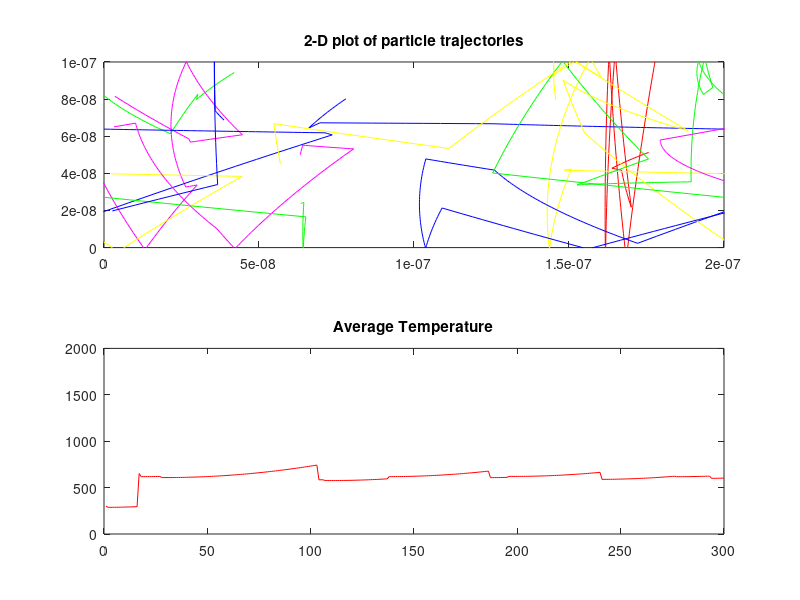
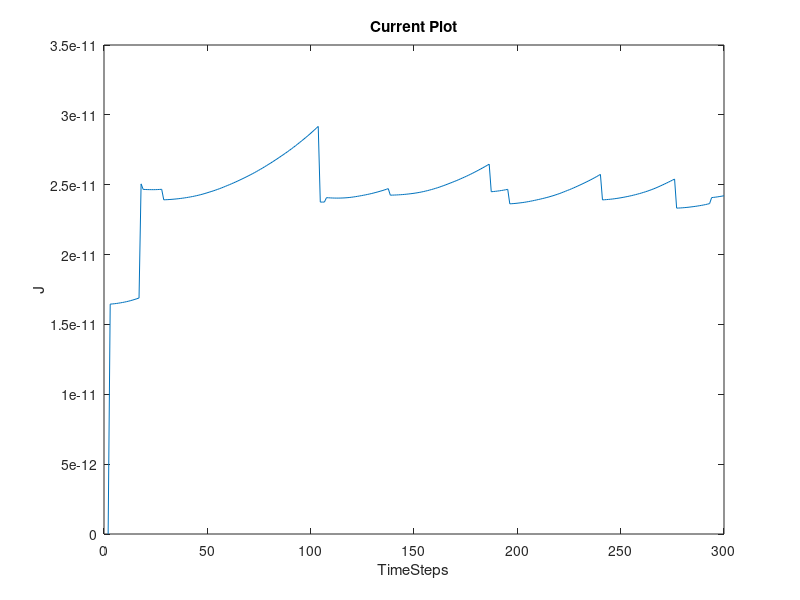
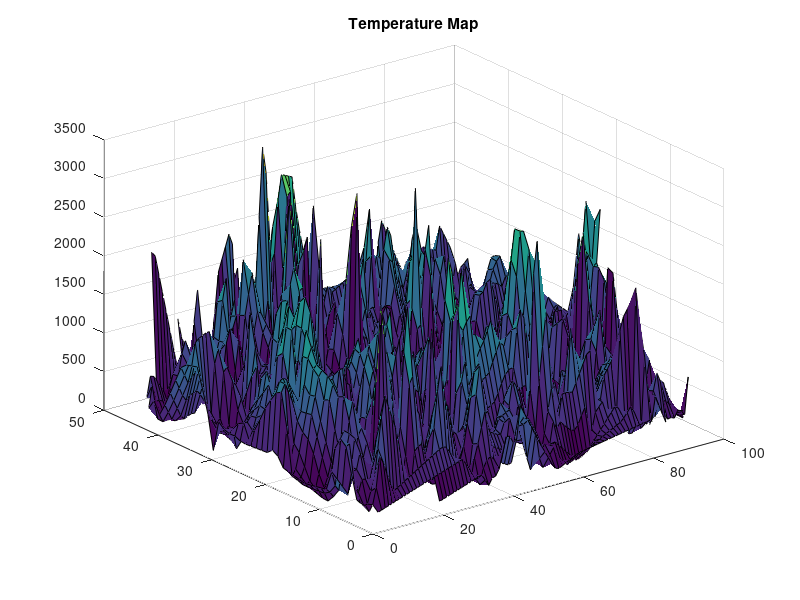

Write MATLAB code to recreate these figures, in order. (Note: this script raises an error after producing the figures.)
%% ASSIGNMENT 3
%% Question 1
% a) The Electric field for 0.1V applied at one end is:
clearvars
clearvars -GLOBAL
close all
set(0,'DefaultFigureWindowStyle', 'docked')
global C
global Em T
global BoundX BoundY
global Pxp Px Pyp Py Vx Vy
global Vtherm
global nElectrons
global t_mn

C.q_0 = 1.60217653e-19;             % electron charge
C.hb = 1.054571596e-34;             % Dirac constant
C.h = C.hb * 2 * pi;                    % Planck constant
C.m_0 = 9.10938215e-31;             % electron mass
C.kb = 1.3806504e-23;               % Boltzmann constant
C.eps_0 = 8.854187817e-12;          % vacuum permittivity
C.mu_0 = 1.2566370614e-6;           % vacuum permeability
C.c = 299792458;                    % speed of light
C.g = 9.80665;                      % metres (32.1740 ft) per s²


Em = 0.26 * C.m_0;                    % Mass of the Electron
BoundX = 200e-9;                    % X boundary
BoundY = 100e-9;                    % Y boundary
T = 300;                            % Semiconductor temperature
            
t_mn = 0.2e-12;                     % Mean time between collisions
                    
TimeSteps = 300;                   % Number of time steps

nElectrons = 1000;                   % Number of electrons

dt = 1e-14;                         % Time Step


Efield = 0.1/BoundX
%%
% b) The force is given by 
Force = Efield * C.q_0
%%
% c) Acceleration and 2-D plot of particle trajectory.
Accel = Force/Em

Pxp(1: nElectrons) = rand(nElectrons, 1) * BoundX;
Pyp(1: nElectrons) = rand(nElectrons, 1) * BoundY;

Vtherm = sqrt(2 * C.kb * T/Em);

Vx(1: nElectrons) = randn(nElectrons, 1) * (Vtherm/sqrt(2));
Vy(1: nElectrons) = randn(nElectrons, 1) * (Vtherm/sqrt(2));

myColors = ['r' 'b' 'g' 'y' 'm' ];
myColorTyp = 1;

Pscat = 1 - exp(-(dt/t_mn));

a = randi(nElectrons,5,1);

% Current Density
J = zeros(1,TimeSteps - 1);
% I(1) = nElectrons * mean(abs(Vx)) * C.q_0 * BoundX * BoundY;
TAvgp = 300;
for i=2:TimeSteps

   Px(1: nElectrons) = Pxp(1: nElectrons) + (Vx .* dt);
   Py(1: nElectrons) = Pyp(1: nElectrons) + (Vy .* dt);

      %Apply 0.1V at one end
   Vx = Vx + ((1/2) * Accel * dt);
   
   if(Pscat > rand())
     Vx(1: nElectrons) = randn(nElectrons, 1) * Vtherm;
     Vy(1: nElectrons) = randn(nElectrons, 1) * Vtherm;
   end 

   Vy((Py>BoundY) | (Py<0)) = -Vy((Py>BoundY) | (Py<0));
   
   for j=1:5
       subplot(2,1,1);
       plot([Pxp(a(j)) Px(a(j))], [Pyp(a(j)) Py(a(j))],myColors(j));
       xlim([0 BoundX]);
       ylim([0 BoundY]);
   end
   pause(0.1)
   hold on
   title('2-D plot of particle trajectories');
   
   VxAbs = abs(Vx);
   VyAbs = abs(Vy);
   
   TAvg = (mean((VxAbs.^2)+ (VyAbs.^2)) * Em)/(2 * C.kb);
 
   subplot(2,1,2);
   plot([i-1 i],[TAvgp TAvg],'r');
   xlim([0 TimeSteps]);
   ylim([0 2000]);
   pause(0.1)
   hold on
   title('Average Temperature');
   
   Px(Px>BoundX) = Px(Px>BoundX)-BoundX;
   Px(Px<0) = BoundX;
   
   Pxp = Px;
   Pyp = Py;
   TAvgp = TAvg;
   J(i) = nElectrons * mean(abs(Vx)) * C.q_0;
end
%%
% d) The equation to calculate the current in a given region is:
%
% J = n * V * Q
% 
% Where J is the current density, n is the number of electrons in the
% region and Q is the charge in Coulombs.
%
% The figure below shows the current map in the region:
figure
plot(linspace(2,TimeSteps,TimeSteps),J);
title('Current Plot');
ylabel('J');
xlabel('TimeSteps');

%%
% e) Density and temperature plots

Vmag = sqrt(Vx.^2 + Vy.^2);
Tmap = (Em * (Vmag.^2))./(2 * C.kb);
mapX = linspace(min(Px), max(Px), 100);
mapY = linspace(min(Py), max(Py), 50);
[X,Y] = meshgrid(mapX, mapY);
Tsurf = griddata(Px,Py,Tmap,X,Y);
figure
surf(Tsurf);
title('Temperature Map');

Jx = linspace(0, BoundX, 100);
Jy = linspace(0, BoundY, 50);
CurrJ = histcounts2(Py, Px, Jy, Jx);
figure
surf(CurrJ);
title('Current Map');

%% Question 2
% clearvars
clearvars -GLOBAL
close all
set(0,'DefaultFigureWindowStyle', 'docked')

%CONSTANTS AND VARIABLES

global C
global Em T
global BoundX BoundY
global Pxp Px Pyp Py Vx Vy
global Vtherm
global nElectrons
global t_mn



C.q_0 = 1.60217653e-19;             % electron charge
C.hb = 1.054571596e-34;             % Dirac constant
C.h = C.hb * 2 * pi;                    % Planck constant
C.m_0 = 9.10938215e-31;             % electron mass
C.kb = 1.3806504e-23;               % Boltzmann constant
C.eps_0 = 8.854187817e-12;          % vacuum permittivity
C.mu_0 = 1.2566370614e-6;           % vacuum permeability
C.c = 299792458;                    % speed of light
C.g = 9.80665;                      % metres (32.1740 ft) per s²


Em = 0.26 * C.m_0;                    % Mass of the Electron
BoundX = 200e-9;                    % X boundary
BoundY = 100e-9;                    % Y boundary
T = 300;                            % Semiconductor temperature
            
t_mn = 0.2e-12;                     % Mean time between collisions
                    
TimeSteps = 1000;                   % Number of time steps

nElectrons = 1000;                   % Number of electrons

dt = 1e-14;                         % Time Step

[Ex, Ey, Vmap] = Efield_FD(0.8);
%%
% a) Surface plot of V(x,y)
figure
set(surf(Vmap),'linestyle', 'none');
colorbar;
title('Surface plot of V(x,y)');

%%
% b) 2-D electric field vector plot
figure 
quiver(Ex', Ey');
title('Electric field Plot');

%% 
% c) 2-D particle trajectories
ForceX = (1e9)* Ex * C.q_0;
ForceY = (1e9)* Ey * C.q_0;
AccelX = ForceX/Em;
AccelY = ForceY/Em;

% BOX 1 Boundaries

Box1Bnd1x = 0.8e-7;
Box1Bnd1y = 1e-7;
Box1Bnd2x = 1.2e-7;
Box1Bnd2y = 1e-7;
Box1Bnd3x = 1.2e-7;
Box1Bnd3y = 0.6e-7;
Box1Bnd4x = 0.8e-7;
Box1Bnd4y = 0.6e-7;

% BOX 2 Boundaries

Box2Bnd1x = 0.8e-7;
Box2Bnd1y = 0.4e-7;
Box2Bnd2x = 1.2e-7;
Box2Bnd2y = 0.4e-7;
Box2Bnd3x = 1.2e-7;
Box2Bnd3y = 0;
Box2Bnd4x = 0.8e-7;
Box2Bnd4y = 0;

subplot(2,1,1);
myBoxes(Box1Bnd1x, Box1Bnd1y, Box1Bnd2x, Box1Bnd2y, Box1Bnd3x, Box1Bnd3y, Box1Bnd4x, Box1Bnd4y);
myBoxes(Box2Bnd1x, Box2Bnd1y, Box2Bnd2x, Box2Bnd2y, Box2Bnd3x, Box2Bnd3y, Box2Bnd4x, Box2Bnd4y);
hold on

%Check if electrons are within Box 1 and Box 2

x = randi(nElectrons,1);
Pxp(1: x) = ((Box2Bnd4x - 0).*rand(x, 1))* BoundX;
Pxp(x+1: nElectrons) = ((BoundX - Box2Bnd3x).*rand(nElectrons - x, 1) + Box2Bnd3x )* BoundX;

Pxp(1: nElectrons) = rand(nElectrons, 1) * BoundX;
Pyp(1: nElectrons) = rand(nElectrons, 1) * BoundY;

Vtherm = sqrt(2 * C.kb * T/Em);

Vx(1: nElectrons) = randn(nElectrons, 1) * (Vtherm/sqrt(2));
Vy(1: nElectrons) = randn(nElectrons, 1) * (Vtherm/sqrt(2));

myColors = ['r' 'b' 'g' 'y' 'm' ];
myColorTyp = 1;

Pscat = 1 - exp(-(dt/t_mn));

a = randi(nElectrons,5,1);


% Current Density
J = zeros(1,TimeSteps - 1);
% I(1) = nElectrons * mean(abs(Vx)) * C.q_0 * BoundX * BoundY;

TAvgp = 300;
for i=2:TimeSteps

    Px(1: nElectrons) = Pxp(1: nElectrons) + (Vx .* dt);
    Py(1: nElectrons) = Pyp(1: nElectrons) + (Vy .* dt);
    
   %Apply 0.1V at one end
   
   [x_bin, edge_x] = discretize(Px,200);
   [y_bin, edge_y] = discretize(Py,100);
    
    
   Vx = Vx + (1/2) * AccelX(sub2ind(size(AccelX),x_bin,y_bin))*dt;
   Vy = Vy + (1/2) * AccelY(sub2ind(size(AccelY),x_bin,y_bin))*dt;
   
   if(Pscat > rand())
     Vx(1: nElectrons) = randn(nElectrons, 1) * Vtherm;
     Vy(1: nElectrons) = randn(nElectrons, 1) * Vtherm;
   end 

   Vy((Py>BoundY) | (Py<0)) = -Vy((Py>BoundY) | (Py<0));
   
   for j=1:5
       subplot(2,1,1);
       plot([Pxp(a(j)) Px(a(j))], [Pyp(a(j)) Py(a(j))],myColors(j));
       xlim([0 BoundX]);
       ylim([0 BoundY]);
   end
   pause(0.1)
   hold on
   title('2-D plot of particle trajectories');
   
   VxAbs = abs(Vx);
   VyAbs = abs(Vy);
   
   TAvg = (mean((VxAbs.^2)+ (VyAbs.^2)) * Em)/(2 * C.kb);
 
   subplot(2,1,2);
   plot([i-1 i],[TAvgp TAvg],'r');
   xlim([0 TimeSteps]);
   pause(0.1)
   hold on
   title('Average Temperature');
   

   for k = 1:nElectrons
       if (Py(k) > Box1Bnd3y) && (Px(k) > Box1Bnd1x) && (Px(k) < Box1Bnd2x)
            if Pxp(k) > Box1Bnd2x && Px(k) < Box1Bnd2x
                Vx(k) = -Vx(k);
                Px(k) = 2 * Box1Bnd2x - Px(k);
            elseif Pxp(k) < Box1Bnd1x && Px(k) > Box1Bnd1x
                Vx(k) = -Vx(k);
                Px(k) = 2*Box1Bnd1x-Px(k);
            elseif Pyp(k) < Box1Bnd3y && Py(i) > Box1Bnd3y
                Vy(k) = -Vy(i);
                Py(k) = 2 * Box1Bnd3y - Py(k);
            end
        elseif (Py(k) <= Box2Bnd1y) && (Px(k) > Box2Bnd1x) && (Px(k) < Box2Bnd3x)
            if Pxp(k) > Box2Bnd3x && Px(k) < Box2Bnd3x
                Vx(k) = -Vx(k);
                Px(k) = 2 * Box2Bnd3x - Px(k);
            elseif Pxp(k) < Box2Bnd1x && Px(k) > Box2Bnd1x
                Vx(k) = -Vx(k);
                Px(k) = 2 * Box2Bnd1x - Px(k);
            elseif Pyp(i) > Box2Bnd1y && Py(k) < Box2Bnd1y
                Vy(k) = -Vy(k);
                Py(k) = 2 * Box2Bnd1y - Py(k);
            end
       end  
    end 
   Px(Px>BoundX) = Px(Px>BoundX)-BoundX;
   Px(Px<0) = BoundX;
   
   Pxp = Px;
   Pyp = Py;
   TAvgp = TAvg;
  
   J(i) = nElectrons * mean(abs(Vx)) * C.q_0;
   
end

%% Question 3
% a) Density plot
% Density Map

Jx = linspace(0, BoundX, 100);
Jy = linspace(0, BoundY, 50);
CurrJ = histcounts2(Py, Px, Jy, Jx);
figure
surf(CurrJ);

%% 
% In the density map above, it can be observed that more electrons can be
% found on the side where the voltage was applied. Very few electrons get
% through the bottle neck as expected. this models resitance.

%%
% b) Plot of Current vs bottle neck
figure
plot(Necksizes, Curr);
xlim([0 max(Necksizes)])

%%
% c) One way to increase the accuracy of this simulation is to increase the
% amount of time and the number of electrons. Another way will be to
% increase the size or resoluton of the region being simulated. 